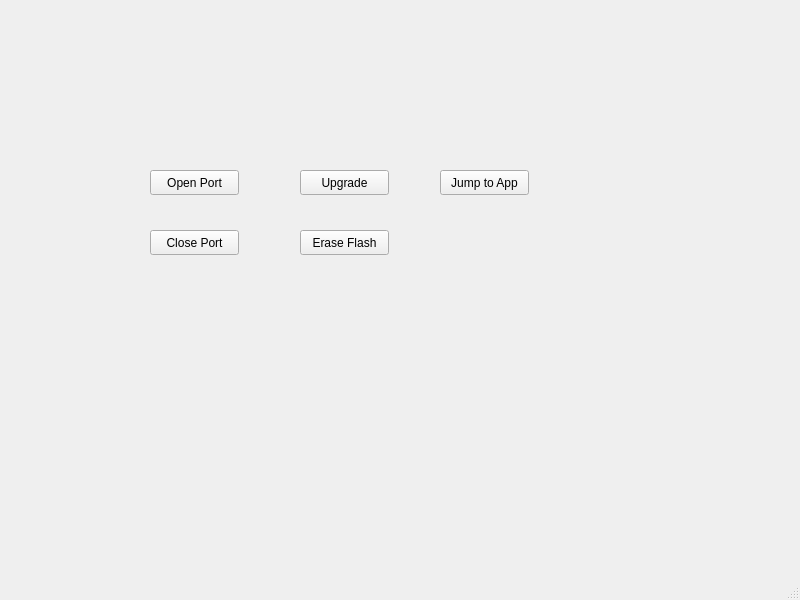
<?xml version="1.0" encoding="UTF-8"?>
<ui version="4.0">
 <class>MainWindow</class>
 <widget class="QMainWindow" name="MainWindow">
  <property name="geometry">
   <rect>
    <x>0</x>
    <y>0</y>
    <width>800</width>
    <height>600</height>
   </rect>
  </property>
  <property name="windowTitle">
   <string>MainWindow</string>
  </property>
  <widget class="QWidget" name="centralwidget">
   <widget class="QPushButton" name="pushButton">
    <property name="geometry">
     <rect>
      <x>150</x>
      <y>170</y>
      <width>89</width>
      <height>25</height>
     </rect>
    </property>
    <property name="text">
     <string>Open Port</string>
    </property>
   </widget>
   <widget class="QPushButton" name="pushButton_2">
    <property name="geometry">
     <rect>
      <x>300</x>
      <y>230</y>
      <width>89</width>
      <height>25</height>
     </rect>
    </property>
    <property name="text">
     <string>Erase Flash</string>
    </property>
   </widget>
   <widget class="QPushButton" name="pushButton_3">
    <property name="geometry">
     <rect>
      <x>150</x>
      <y>230</y>
      <width>89</width>
      <height>25</height>
     </rect>
    </property>
    <property name="text">
     <string>Close Port</string>
    </property>
   </widget>
   <widget class="QPushButton" name="pushButton_4">
    <property name="geometry">
     <rect>
      <x>300</x>
      <y>170</y>
      <width>89</width>
      <height>25</height>
     </rect>
    </property>
    <property name="text">
     <string>Upgrade</string>
    </property>
   </widget>
   <widget class="QPushButton" name="pushButton_5">
    <property name="geometry">
     <rect>
      <x>440</x>
      <y>170</y>
      <width>89</width>
      <height>25</height>
     </rect>
    </property>
    <property name="text">
     <string>Jump to App</string>
    </property>
   </widget>
  </widget>
  <widget class="QMenuBar" name="menubar">
   <property name="geometry">
    <rect>
     <x>0</x>
     <y>0</y>
     <width>800</width>
     <height>22</height>
    </rect>
   </property>
  </widget>
  <widget class="QStatusBar" name="statusbar"/>
 </widget>
 <resources/>
 <connections/>
</ui>
